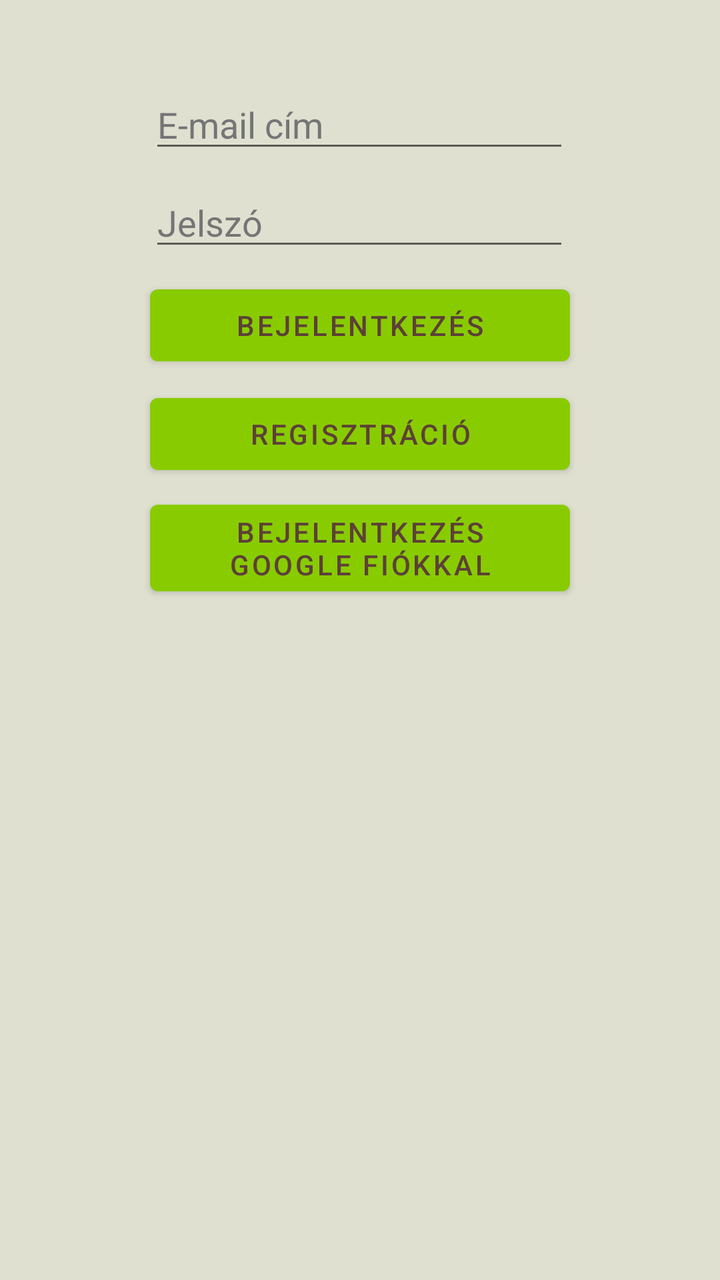
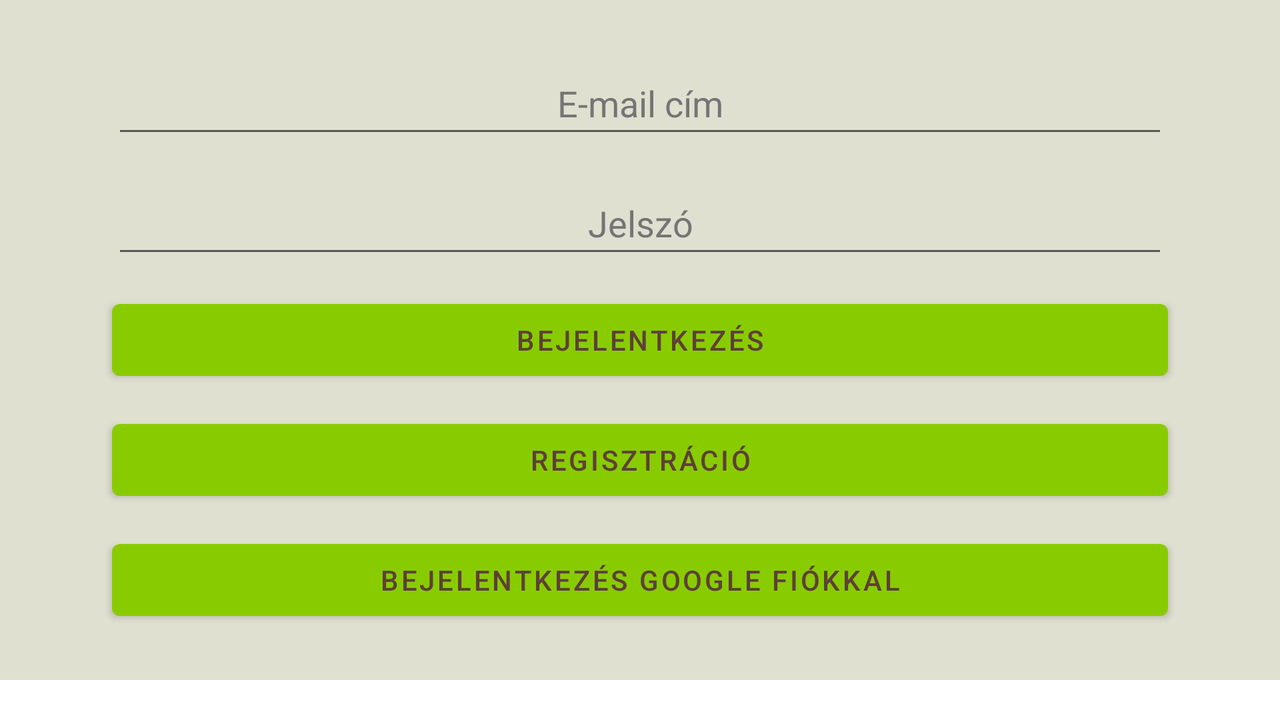

An Android layout and its configuration variant, each rendered on a device that would load it. The default file and the variant file are quoted in full after the pictures.
<!-- AndroidManifest.xml: application theme Theme.BioShop -->
<!-- res/layout/activity_main.xml -->
<?xml version="1.0" encoding="utf-8"?>
<androidx.constraintlayout.widget.ConstraintLayout xmlns:android="http://schemas.android.com/apk/res/android"
    xmlns:app="http://schemas.android.com/apk/res-auto"
    xmlns:tools="http://schemas.android.com/tools"
    android:layout_width="match_parent"
    android:layout_height="match_parent"
    tools:context=".MainActivity"
    android:background="@color/background">

    <EditText
        android:id="@+id/editTextUserEmail"
        android:layout_width="wrap_content"
        android:layout_height="wrap_content"
        android:ems="10"
        android:hint="@string/email_address"
        android:textColorHint="@color/hint"
        android:inputType="textEmailAddress"
        app:layout_constraintBottom_toBottomOf="parent"
        app:layout_constraintEnd_toEndOf="parent"
        app:layout_constraintHorizontal_bias="0.497"
        app:layout_constraintStart_toStartOf="parent"
        app:layout_constraintTop_toTopOf="parent"
        app:layout_constraintVertical_bias="0.067" />

    <EditText
        android:id="@+id/editTextPassword"
        android:layout_width="wrap_content"
        android:layout_height="wrap_content"
        android:ems="10"
        android:hint="@string/password"
        android:textColorHint="@color/hint"
        android:inputType="textPassword"
        app:layout_constraintBottom_toBottomOf="parent"
        app:layout_constraintEnd_toEndOf="parent"
        app:layout_constraintHorizontal_bias="0.497"
        app:layout_constraintStart_toStartOf="parent"
        app:layout_constraintTop_toBottomOf="@+id/editTextUserEmail"
        app:layout_constraintVertical_bias="0.015" />


    <Button
        android:id="@+id/loginButton"
        android:layout_width="210dp"
        android:layout_height="wrap_content"
        android:textColor="@color/text"
        android:onClick="login"
        android:text="@string/login"
        app:layout_constraintBottom_toBottomOf="parent"
        app:layout_constraintEnd_toEndOf="parent"
        app:layout_constraintStart_toStartOf="parent"
        app:layout_constraintTop_toBottomOf="@+id/editTextPassword"
        app:layout_constraintVertical_bias="0.018" />

    <Button
        android:id="@+id/regButton"
        android:layout_width="210dp"
        android:layout_height="wrap_content"
        android:textColor="@color/text"
        android:onClick="register"
        android:text="@string/registration"
        app:layout_constraintBottom_toBottomOf="parent"
        app:layout_constraintEnd_toEndOf="parent"
        app:layout_constraintStart_toStartOf="parent"
        app:layout_constraintTop_toBottomOf="@+id/loginButton"
        app:layout_constraintVertical_bias="0.016" />

    <Button
        android:id="@+id/logGoogleButton"
        android:layout_width="210dp"
        android:layout_height="wrap_content"
        android:textColor="@color/text"
        android:onClick="loginWithGoogle"
        android:text="@string/logGoogle"
        app:layout_constraintBottom_toBottomOf="parent"
        app:layout_constraintEnd_toEndOf="parent"
        app:layout_constraintStart_toStartOf="parent"
        app:layout_constraintTop_toBottomOf="@+id/regButton"
        app:layout_constraintVertical_bias="0.016" />

</androidx.constraintlayout.widget.ConstraintLayout>
<!-- resources referenced by this layout -->
<resources>
  <color name="background">#e0e0d1</color>
  <color name="hint">#757575</color>
  <color name="text">#5D4037</color>
  <string name="email_address">E-mail cím</string>
  <string name="logGoogle">Bejelentkezés google fiókkal</string>
  <string name="login">Bejelentkezés</string>
  <string name="password">Jelszó</string>
  <string name="registration">Regisztráció</string>
  <style name="Theme.BioShop" parent="Theme.MaterialComponents.DayNight.DarkActionBar">
          
          <item name="colorPrimary">@color/purple_500</item>
          <item name="colorPrimaryVariant">@color/purple_700</item>
          <item name="colorOnPrimary">@color/white</item>
          
          <item name="colorSecondary">@color/teal_200</item>
          <item name="colorSecondaryVariant">@color/teal_700</item>
          <item name="colorOnSecondary">@color/black</item>
          
          <item name="android:statusBarColor" tools:targetApi="l">?attr/colorPrimaryVariant</item>
          
      </style>
  <color name="purple_500">#88cc00</color>
  <color name="purple_700">#77b300</color>
  <color name="white">#FFFFFFFF</color>
  <color name="teal_200">#FF03DAC5</color>
  <color name="teal_700">#FF018786</color>
  <color name="black">#FF000000</color>
</resources>
<!-- res/layout-land/activity_main.xml (the repository's variant of the layout above) -->
<!-- drawn on the phone turned sideways -->
<?xml version="1.0" encoding="utf-8"?>
<ScrollView xmlns:android="http://schemas.android.com/apk/res/android"
    xmlns:app="http://schemas.android.com/apk/res-auto"
    xmlns:tools="http://schemas.android.com/tools"
    android:layout_width="fill_parent"
    android:layout_height="fill_parent">
<LinearLayout
    android:layout_width="match_parent"
    android:layout_height="wrap_content"
    tools:context=".MainActivity"
    android:orientation="vertical"
    android:background="@color/background"
    android:paddingHorizontal="50dp"
    android:paddingVertical="20dp">

    <EditText
        android:id="@+id/editTextUserEmail"
        android:layout_width="match_parent"
        android:layout_height="wrap_content"
        android:layout_margin="@dimen/landMargin"
        android:ems="10"
        android:hint="@string/email_address"
        android:inputType="textEmailAddress"
        android:minHeight="48dp"
        android:textAlignment="center"
        android:textColorHint="@color/hint" />

    <EditText
        android:id="@+id/editTextPassword"
        android:layout_width="match_parent"
        android:layout_height="wrap_content"
        android:layout_margin="@dimen/landMargin"
        android:ems="10"
        android:hint="@string/password"
        android:inputType="textPassword"
        android:minHeight="48dp"
        android:textAlignment="center"
        android:textColorHint="@color/hint" />


    <Button
        android:id="@+id/loginButton"
        android:layout_width="match_parent"
        android:layout_height="wrap_content"
        android:textAlignment="center"
        android:layout_margin="@dimen/landMargin"
        android:onClick="login"
        android:text="@string/login"
        android:textColor="@color/text"/>

    <Button
        android:id="@+id/regButton"
        android:layout_width="match_parent"
        android:layout_height="wrap_content"
        android:textAlignment="center"
        android:layout_margin="@dimen/landMargin"
        android:onClick="register"
        android:text="@string/registration"
        android:textColor="@color/text"/>

    <Button
        android:id="@+id/logGoogleButton"
        android:layout_width="match_parent"
        android:layout_height="wrap_content"
        android:textAlignment="center"
        android:layout_margin="@dimen/landMargin"
        android:onClick="loginWithGoogle"
        android:text="@string/logGoogle"
        android:textColor="@color/text"/>

</LinearLayout></ScrollView>
<!-- resources referenced by the variant -->
<!-- as the phone turned sideways resolves them -->
<resources>
  <color name="background">#e0e0d1</color>
  <color name="hint">#757575</color>
  <color name="text">#5D4037</color>
  <dimen name="landMargin">6dp</dimen>
  <string name="email_address">E-mail cím</string>
  <string name="logGoogle">Bejelentkezés google fiókkal</string>
  <string name="login">Bejelentkezés</string>
  <string name="password">Jelszó</string>
  <string name="registration">Regisztráció</string>
  <style name="Theme.BioShop" parent="Theme.MaterialComponents.DayNight.DarkActionBar">
          
          <item name="colorPrimary">@color/purple_500</item>
          <item name="colorPrimaryVariant">@color/purple_700</item>
          <item name="colorOnPrimary">@color/white</item>
          
          <item name="colorSecondary">@color/teal_200</item>
          <item name="colorSecondaryVariant">@color/teal_700</item>
          <item name="colorOnSecondary">@color/black</item>
          
          <item name="android:statusBarColor" tools:targetApi="l">?attr/colorPrimaryVariant</item>
          
      </style>
  <color name="purple_500">#88cc00</color>
  <color name="purple_700">#77b300</color>
  <color name="white">#FFFFFFFF</color>
  <color name="teal_200">#FF03DAC5</color>
  <color name="teal_700">#FF018786</color>
  <color name="black">#FF000000</color>
</resources>
